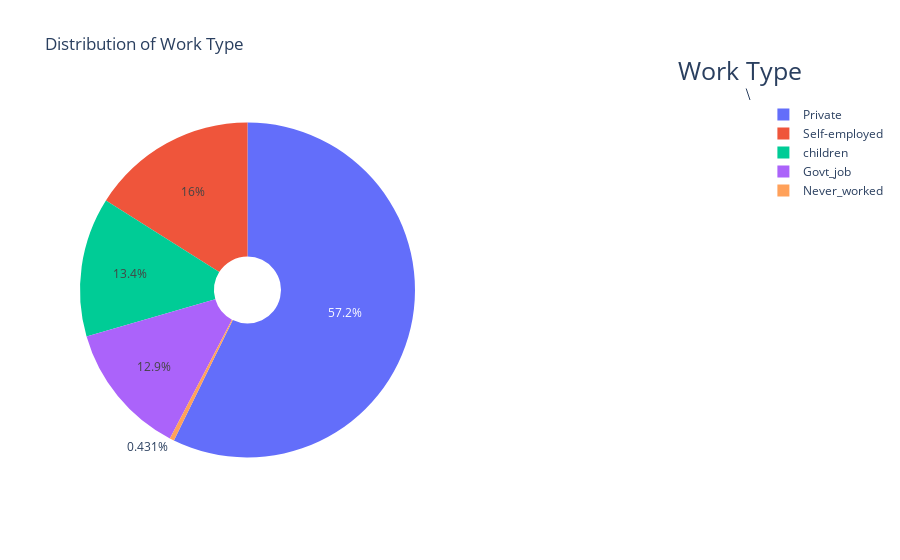

This figure's notebook cell:
### Code cell
df = dataset

labels = dataset['work_type'].value_counts().index
pie1 = dataset['work_type'].value_counts().values
# figure
fig = {
  "data": [
    {
      "values": pie1,
      "labels": labels,
      "domain": {"x": [0, .5]},
      "name": "",
      "hoverinfo":"label+percent+name+value",
      "hole": .2,
      "type": "pie",
    },],
  "layout": {
        "title":"Distribution of Work Type",
        "annotations": [
            { "font": { "size": 25},
              "showarrow": True,
              "text": "Work Type",
                "x": 1,
                "y": 1,
             
            },
        ]
    }
}
iplot(fig)

# plt.figure(figsize = (8,8))
# plt.pie(pie1, labels=labels, autopct='%1.1f%%')
# plt.title("Distribution of Work Types",color = 'black',fontsize = 15)

### Figure 1 — Plotly figure (JSON) as saved in the notebook; plotly's stock layout.template omitted (floating-point values rounded to 4 significant figures)
{"data": [{"domain": {"x": [0, 0.5]}, "hole": 0.2, "hoverinfo": "label+percent+name+value", "labels": ["Private", "Self-employed", "children", "Govt_job", "Never_worked"], "name": "", "values": [2925, 819, 687, 657, 22], "type": "pie"}], "layout": {"annotations": [{"font": {"size": 25}, "showarrow": true, "text": "Work Type", "x": 1, "y": 1}], "title": {"text": "Distribution of Work Type"}}}
